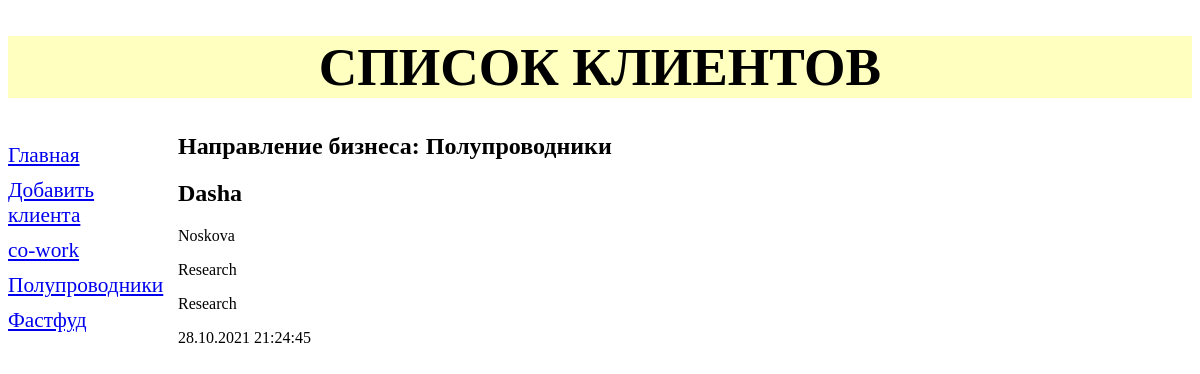
The page /AppWeb/2/ on the database its author committed.
### AppWeb/models.py (models this page shows, shortened)
class VectorWork(models.Model):
    name = models.CharField(max_length=20, db_index=True, verbose_name='Направление бизнеса')
    class Meta:
        verbose_name_plural = 'Области бизнеса'
        verbose_name = 'Область бизнеса'
        ordering = ['name']

class AddClient(models.Model):
    Name = models.CharField(max_length=20, verbose_name='Имя')
    Second_Name = models.CharField(max_length=20, verbose_name='Фамилия')
    Company = models.CharField(max_length=40, verbose_name='Компания')
    Work_field = models.CharField(max_length=40, verbose_name='Область')
    content = models.TextField(null=True, blank=True, verbose_name='контент')
    email = models.EmailField(max_length=254, verbose_name='Email')
    Add_Time = models.DateTimeField(auto_now_add=True, db_index=True, verbose_name='Дата добавления в базу')
    vectorWork = models.ForeignKey('VectorWork', null=True, on_delete=models.PROTECT, verbose_name='Направление бизнеса')
    class Meta:
        verbose_name_plural = 'Список клиентов'
        verbose_name = 'Список клиентов'
        ordering = ['-Add_Time']
        unique_together = ('email')

### AppWeb/views.py (the view)
# urls.py: path('<int:VectorWork_id>/', by_VectorWork, name='by_VectorWork'),
def by_VectorWork(request, VectorWork_id):
    cls = AddClient.objects.filter(vectorWork_id=VectorWork_id)
    vectors_work = VectorWork.objects.all()
    current_vector = VectorWork.objects.get(pk=VectorWork_id)
    context = {'cls': cls, 'vectors_work': vectors_work, 'current_vector': current_vector}
    return render(request, 'AppWeb/by_VectorWork.html', context)

### AppWeb/templates/AppWeb/by_VectorWork.html (shortened to what this page needs)
{% extends "AppWeb/layout/basic.html" %}
{% block content %}
<h2>Направление бизнеса: {{ current_vector.name }}</h2>
{% for cl in cls %}
<div>
    <h2>{{cl.Name}}</h2>
    <p>{{cl.Second_Name}}</p>
    <p>{{cl.Work_field}}</p>
    <p>{{cl.content}}</p>
    <p>{{cl.Add_Time|date:"d.m.Y H:i:s"}}</p>
    </div>
{% endfor %}
{% endblock %}

### AppWeb/templates/AppWeb/layout/basic.html (shortened to what this page needs)
{% load static %}
<!DOCTYPE html>
<html>
    <head>
        <link rel="stylesheet" type="text/css" href ="{% static 'AppWeb/style.css' %}">
    </head>
    <body>
        <header>
            <h1>Список клиентов</h1>
        </header>
        <nav>
            <a href ="{% url 'index' %}">Главная</a>
            <a href ="{% url 'add' %}">Добавить клиента</a>
            {% for vector in vectors_work %}
            <a href="{% url 'by_VectorWork' vector.pk %}">{{ vector.name }}</a>
            {% endfor %}
        </nav>
        <section>
            {% block content %}
            {% endblock %}
        </section>
    </body>
</html>

### AppWeb/static/AppWeb/style.css (style rules this page uses)
header h1 { font-size: 40pt; text-transform: uppercase; text-align: center; background-color: rgba(255, 255, 128, .5); }
nav { font-size: 16pt; width: 150px; float: left; }
nav a { display: block; margin: 10px 0px; }
section { margin-left: 170px; }

### rows shown on the page
VectorWork: name "co-work"
VectorWork: name "Полупроводники"
VectorWork: name "Фастфуд"
AddClient: Name "Dasha", Second_Name "Noskova", Work_field "Research", content "Research", Add_Time "28.10.2021 21:24:45"
